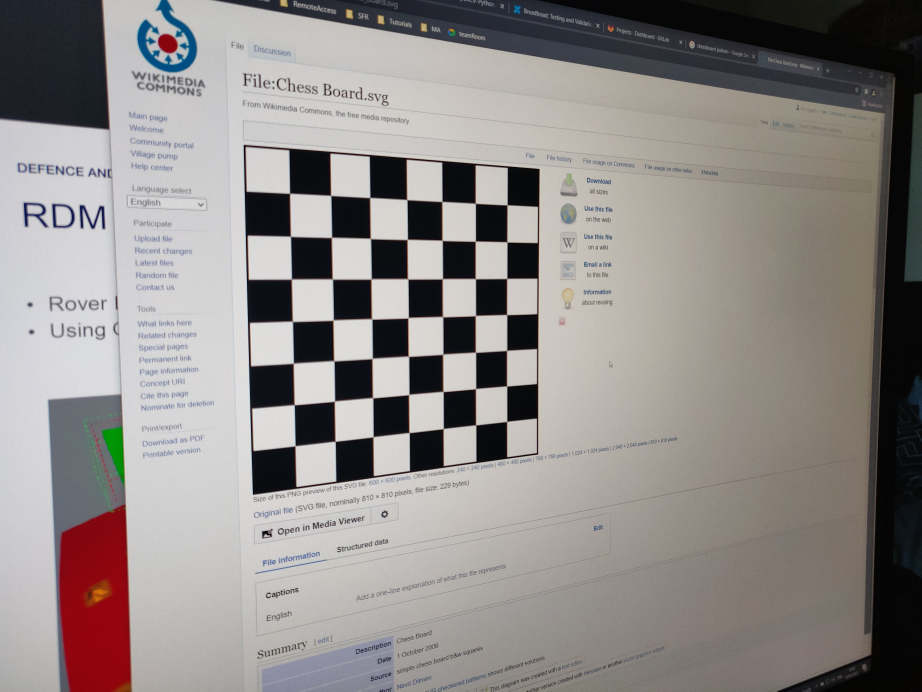
#> input picture 03_ResizeImages/01_ImagesToScale/IMG_20220113_150225.jpg, 4608 x 3456 px (shown at 1/5 size); its folder holds only this picture in this run
$ python resizeImages.py
#> lines starting #> are read from the running program, lines starting #| are printed output that depends on the picture
import os
import cv2 as cv

# Settings
CONVERT_TO_GREY = True
scale_percent = 22

# File paths
inputFolderPath = './01_ImagesToScale/'
outputFolderPath = './02_ScaledImages/'

#imageFile = 'IMG_20220114_103728.jpg'
#imageOutFile = 'scaled.png'

directory = os.fsencode(inputFolderPath)

for file in os.listdir(directory):

    imageFileName = os.fsdecode(file)
    print('Process Image: '+imageFileName)

    src_image = cv.imread(inputFolderPath + imageFileName, cv.IMREAD_UNCHANGED)
#> src_image is the input picture: shape (3456, 4608, 3); mean B, G, R 137.5, 139.5, 144.3

    if CONVERT_TO_GREY == True :
        proc_image = cv.cvtColor(src_image, cv.COLOR_BGR2GRAY )
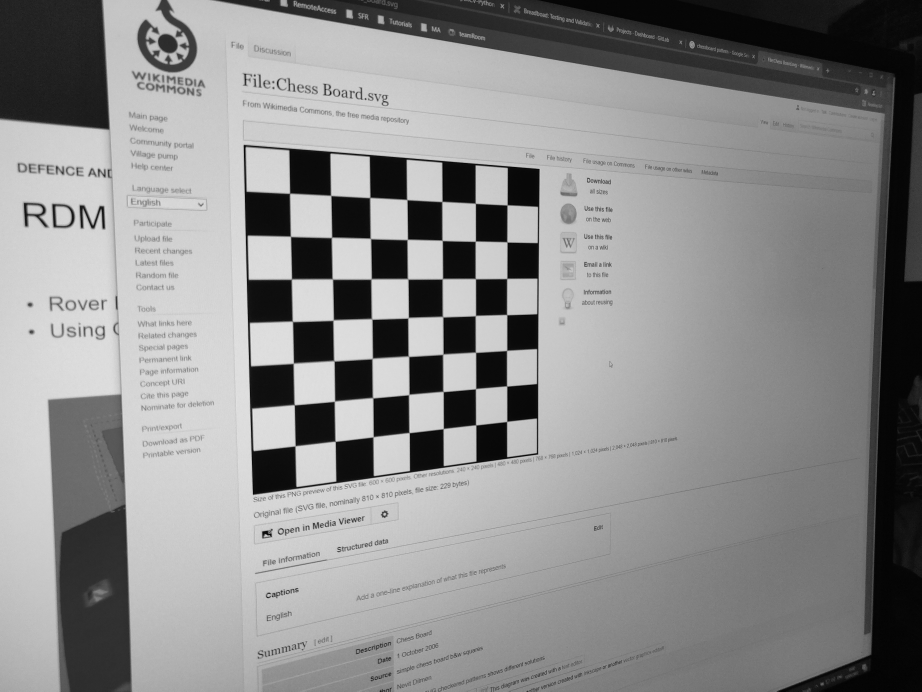
#> proc_image: shape (3456, 4608) (shown at 1/5 size); min 0, max 253, mean 140.7
    else:
        proc_image = src_image

    width  = int(proc_image.shape[1] * scale_percent /100 )
#> width = 1013
    height = int(proc_image.shape[0] * scale_percent /100 )
#> height = 760
    dsize = (width, height)
#> dsize = (1013, 760)


    outputImage = cv.resize(proc_image, dsize)
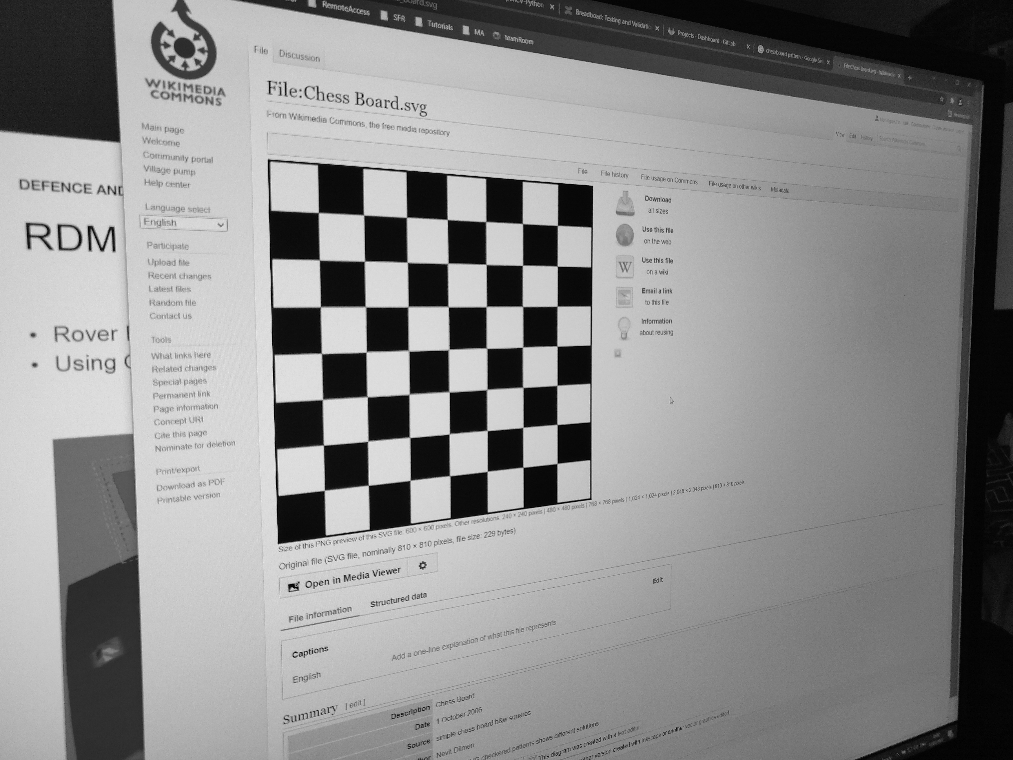
#> outputImage: shape (760, 1013); min 0, max 243, mean 140.6

    cv.imwrite(outputFolderPath + imageFileName.replace('.jpg','.png') , outputImage)

$ run again, on 03_ResizeImages/01_ImagesToScale/IMG_20220114_103306.jpg
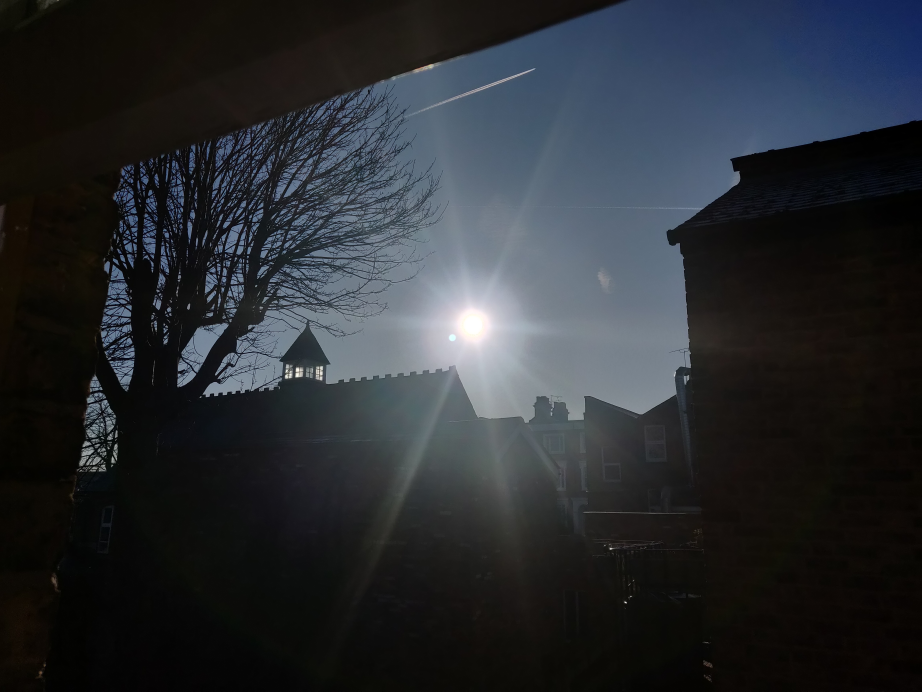
#> input picture 03_ResizeImages/01_ImagesToScale/IMG_20220114_103306.jpg, 4608 x 3456 px (shown at 1/5 size)
#> src_image is the input picture: shape (3456, 4608, 3); mean B, G, R 49.4, 44.9, 41.5
#> `proc_image = cv.cvtColor(src_image, cv.COLOR_BGR2GRAY )`:
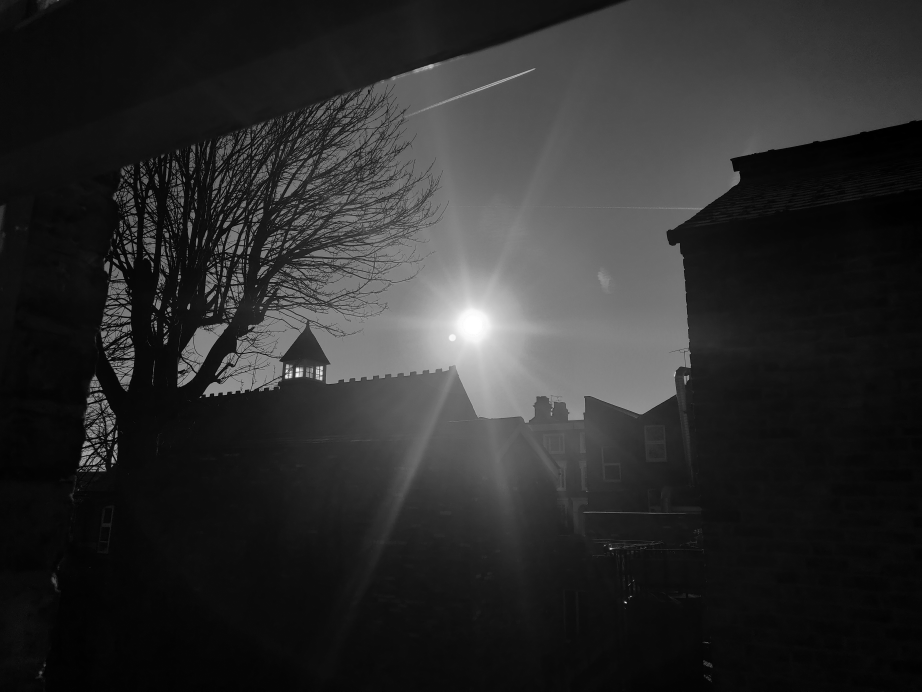
#> proc_image: shape (3456, 4608) (shown at 1/5 size); min 0, max 255, mean 44.4
#> `outputImage = cv.resize(proc_image, dsize)`:
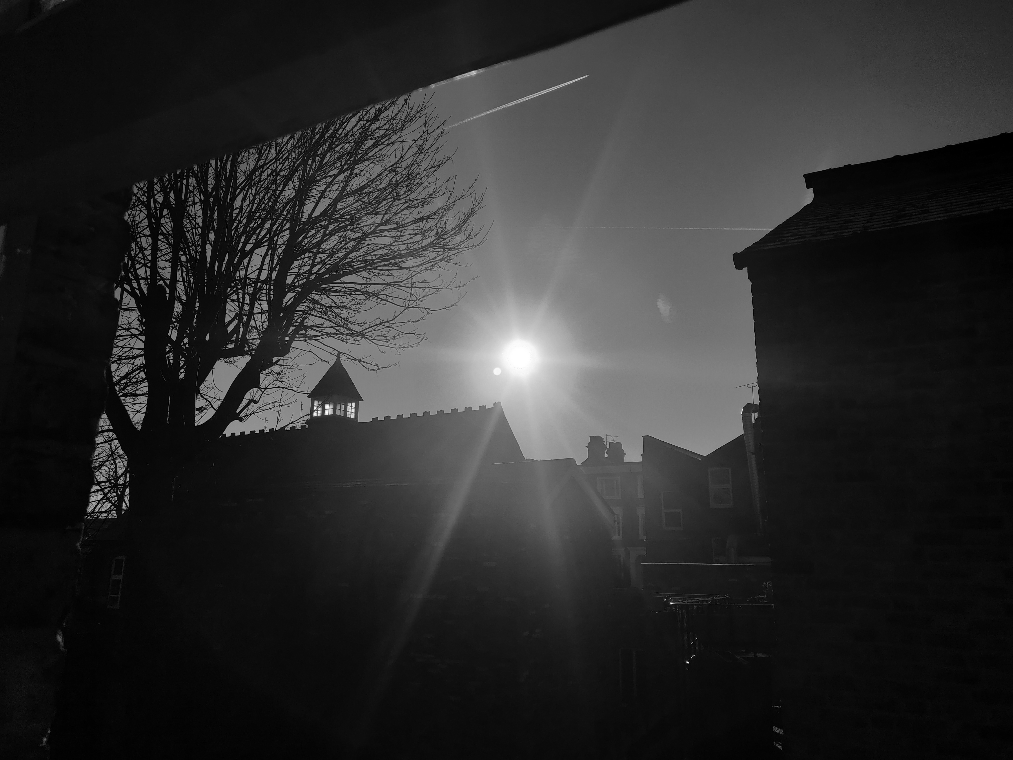
#> outputImage: shape (760, 1013); min 0, max 255, mean 44.2

$ run again, on 03_ResizeImages/01_ImagesToScale/IMG_20220114_103558.jpg
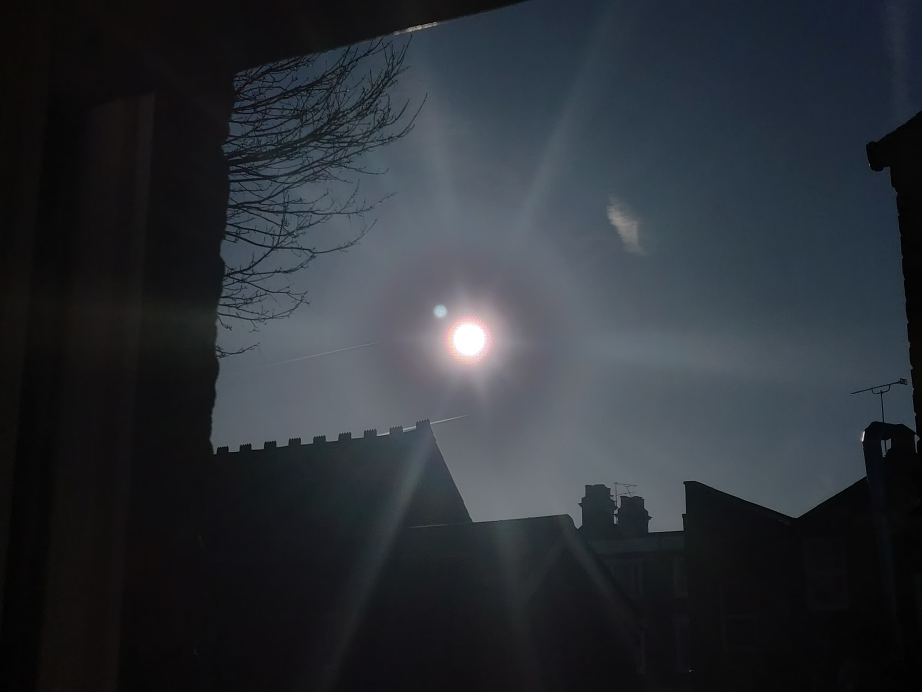
#> input picture 03_ResizeImages/01_ImagesToScale/IMG_20220114_103558.jpg, 4608 x 3456 px (shown at 1/5 size)
#> src_image is the input picture: shape (3456, 4608, 3); mean B, G, R 54.4, 48.5, 43.8
#> `outputImage = cv.resize(proc_image, dsize)`:
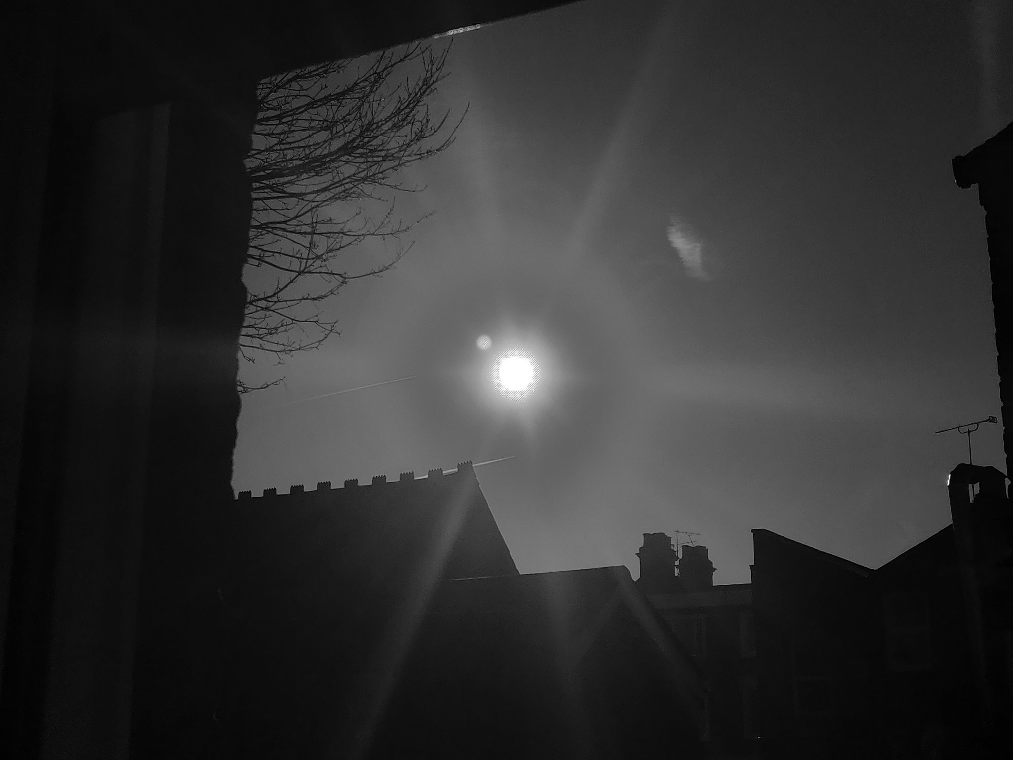
#> outputImage: shape (760, 1013); min 0, max 255, mean 47.6

$ run again, on 03_ResizeImages/01_ImagesToScale/IMG_20220113_150228.jpg
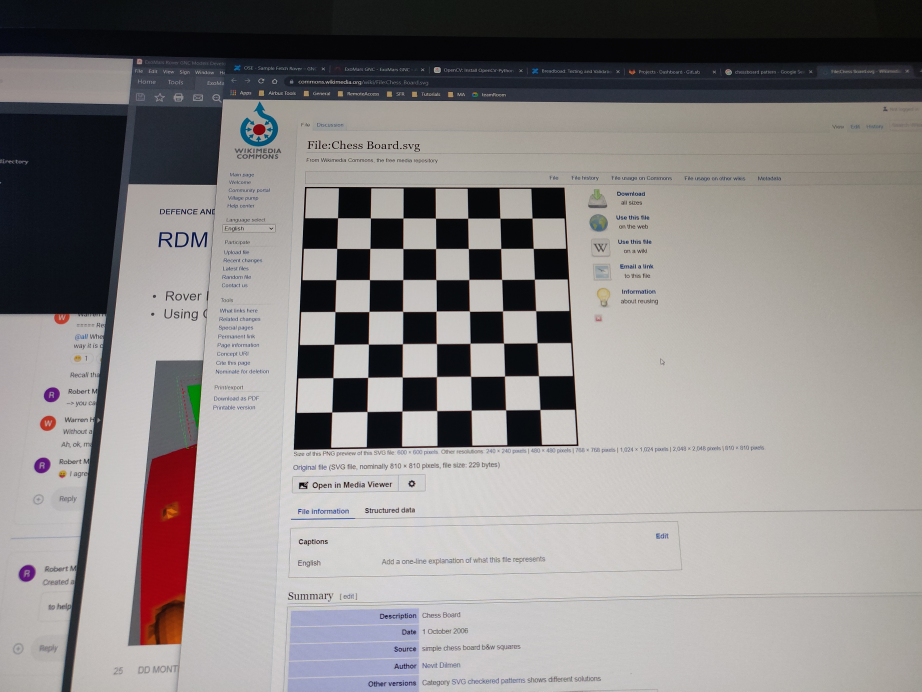
#> input picture 03_ResizeImages/01_ImagesToScale/IMG_20220113_150228.jpg, 4608 x 3456 px (shown at 1/5 size)
#> src_image is the input picture: shape (3456, 4608, 3); mean B, G, R 136.2, 136.9, 140.8
#> `proc_image = cv.cvtColor(src_image, cv.COLOR_BGR2GRAY )`:
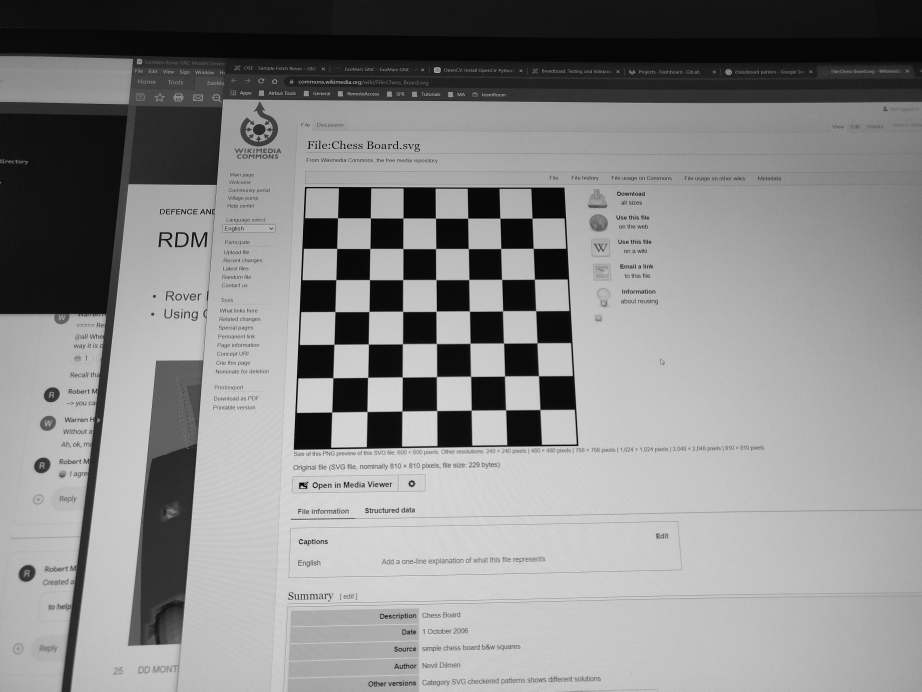
#> proc_image: shape (3456, 4608) (shown at 1/5 size); min 0, max 249, mean 138
#> `outputImage = cv.resize(proc_image, dsize)`:
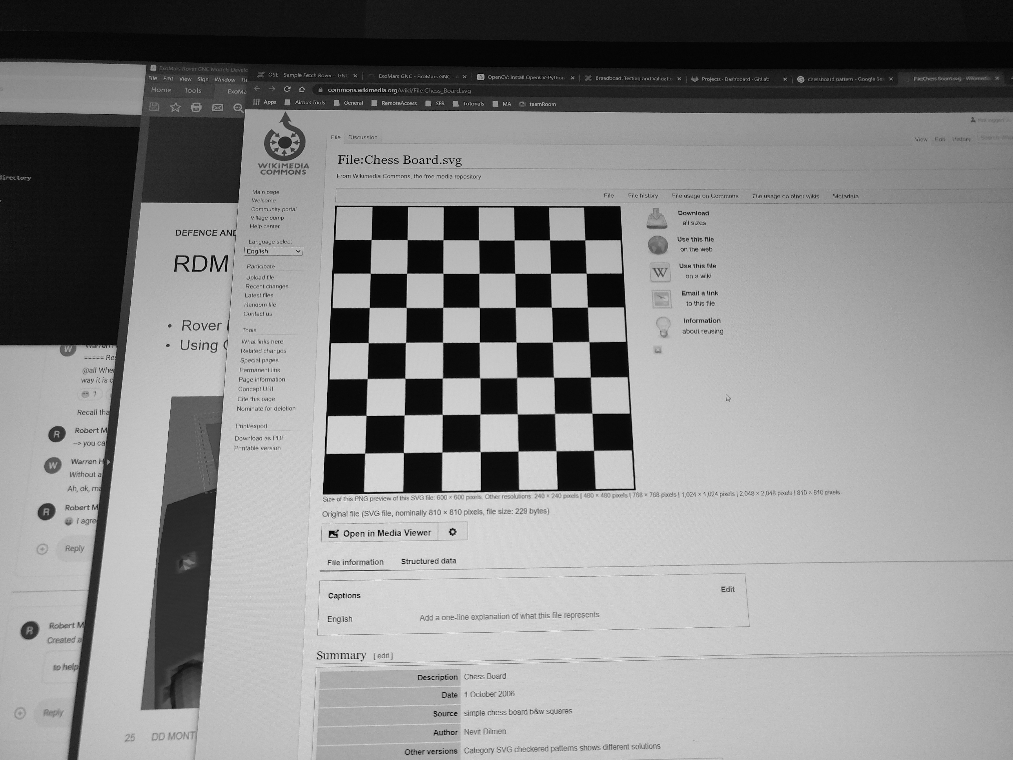
#> outputImage: shape (760, 1013); min 0, max 241, mean 137.9
